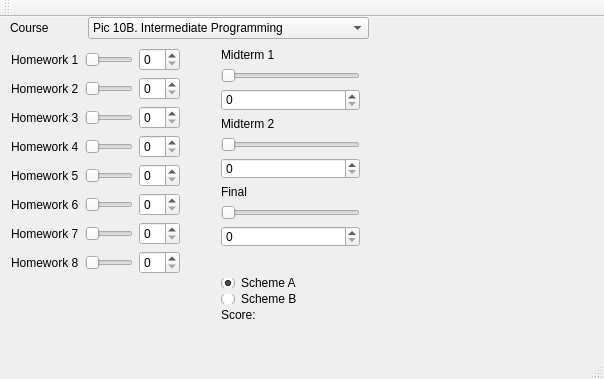
<?xml version="1.0" encoding="UTF-8"?>
<ui version="4.0">
 <class>MainWindow</class>
 <widget class="QMainWindow" name="MainWindow">
  <property name="enabled">
   <bool>true</bool>
  </property>
  <property name="geometry">
   <rect>
    <x>0</x>
    <y>0</y>
    <width>604</width>
    <height>379</height>
   </rect>
  </property>
  <property name="windowTitle">
   <string>MainWindow</string>
  </property>
  <widget class="QWidget" name="centralWidget">
   <widget class="QWidget" name="layoutWidget">
    <property name="geometry">
     <rect>
      <x>0</x>
      <y>20</y>
      <width>191</width>
      <height>253</height>
     </rect>
    </property>
    <layout class="QGridLayout" name="gridLayout_10">
     <item row="0" column="0">
      <layout class="QGridLayout" name="gridLayout_4">
       <item row="0" column="0">
        <widget class="QLabel" name="label_3">
         <property name="text">
          <string>Homework 1</string>
         </property>
        </widget>
       </item>
       <item row="0" column="3">
        <widget class="QSpinBox" name="spinBox">
         <property name="maximum">
          <number>20</number>
         </property>
        </widget>
       </item>
       <item row="0" column="1">
        <widget class="QSlider" name="horizontalSlider">
         <property name="maximum">
          <number>20</number>
         </property>
         <property name="orientation">
          <enum>Qt::Horizontal</enum>
         </property>
        </widget>
       </item>
      </layout>
     </item>
     <item row="1" column="0">
      <layout class="QGridLayout" name="gridLayout_3">
       <item row="0" column="0">
        <widget class="QLabel" name="label_4">
         <property name="text">
          <string>Homework 2</string>
         </property>
        </widget>
       </item>
       <item row="0" column="2">
        <widget class="QSpinBox" name="spinBox_2">
         <property name="maximum">
          <number>20</number>
         </property>
        </widget>
       </item>
       <item row="0" column="1">
        <widget class="QSlider" name="horizontalSlider_2">
         <property name="maximum">
          <number>20</number>
         </property>
         <property name="orientation">
          <enum>Qt::Horizontal</enum>
         </property>
        </widget>
       </item>
      </layout>
     </item>
     <item row="2" column="0">
      <layout class="QGridLayout" name="gridLayout_2">
       <item row="0" column="2">
        <widget class="QSpinBox" name="spinBox_3">
         <property name="maximum">
          <number>20</number>
         </property>
        </widget>
       </item>
       <item row="0" column="0">
        <widget class="QLabel" name="label_5">
         <property name="text">
          <string>Homework 3</string>
         </property>
        </widget>
       </item>
       <item row="0" column="1">
        <widget class="QSlider" name="horizontalSlider_3">
         <property name="maximum">
          <number>20</number>
         </property>
         <property name="orientation">
          <enum>Qt::Horizontal</enum>
         </property>
        </widget>
       </item>
      </layout>
     </item>
     <item row="3" column="0">
      <layout class="QGridLayout" name="gridLayout">
       <item row="0" column="0">
        <widget class="QLabel" name="label_6">
         <property name="text">
          <string>Homework 4</string>
         </property>
        </widget>
       </item>
       <item row="0" column="1">
        <widget class="QSlider" name="horizontalSlider_4">
         <property name="maximum">
          <number>20</number>
         </property>
         <property name="orientation">
          <enum>Qt::Horizontal</enum>
         </property>
        </widget>
       </item>
       <item row="0" column="2">
        <widget class="QSpinBox" name="spinBox_4">
         <property name="maximum">
          <number>20</number>
         </property>
        </widget>
       </item>
      </layout>
     </item>
     <item row="4" column="0">
      <layout class="QGridLayout" name="gridLayout_5">
       <item row="0" column="0">
        <widget class="QLabel" name="label_7">
         <property name="text">
          <string>Homework 5</string>
         </property>
        </widget>
       </item>
       <item row="0" column="1">
        <widget class="QSlider" name="horizontalSlider_5">
         <property name="maximum">
          <number>20</number>
         </property>
         <property name="orientation">
          <enum>Qt::Horizontal</enum>
         </property>
        </widget>
       </item>
       <item row="0" column="2">
        <widget class="QSpinBox" name="spinBox_5">
         <property name="maximum">
          <number>20</number>
         </property>
        </widget>
       </item>
      </layout>
     </item>
     <item row="5" column="0">
      <layout class="QGridLayout" name="gridLayout_6">
       <item row="0" column="0">
        <widget class="QLabel" name="label_8">
         <property name="text">
          <string>Homework 6</string>
         </property>
        </widget>
       </item>
       <item row="0" column="1">
        <widget class="QSlider" name="horizontalSlider_6">
         <property name="maximum">
          <number>20</number>
         </property>
         <property name="orientation">
          <enum>Qt::Horizontal</enum>
         </property>
        </widget>
       </item>
       <item row="0" column="2">
        <widget class="QSpinBox" name="spinBox_6">
         <property name="maximum">
          <number>20</number>
         </property>
        </widget>
       </item>
      </layout>
     </item>
     <item row="6" column="0">
      <layout class="QGridLayout" name="gridLayout_7">
       <item row="0" column="0">
        <widget class="QLabel" name="label_9">
         <property name="text">
          <string>Homework 7</string>
         </property>
        </widget>
       </item>
       <item row="0" column="1">
        <widget class="QSlider" name="horizontalSlider_7">
         <property name="maximum">
          <number>20</number>
         </property>
         <property name="orientation">
          <enum>Qt::Horizontal</enum>
         </property>
        </widget>
       </item>
       <item row="0" column="2">
        <widget class="QSpinBox" name="spinBox_7">
         <property name="maximum">
          <number>20</number>
         </property>
        </widget>
       </item>
      </layout>
     </item>
     <item row="7" column="0">
      <layout class="QGridLayout" name="gridLayout_9">
       <item row="0" column="0">
        <widget class="QLabel" name="label_10">
         <property name="text">
          <string>Homework 8</string>
         </property>
        </widget>
       </item>
       <item row="0" column="1">
        <widget class="QSlider" name="horizontalSlider_8">
         <property name="maximum">
          <number>20</number>
         </property>
         <property name="orientation">
          <enum>Qt::Horizontal</enum>
         </property>
        </widget>
       </item>
       <item row="0" column="2">
        <widget class="QSpinBox" name="spinBox_8">
         <property name="maximum">
          <number>20</number>
         </property>
        </widget>
       </item>
      </layout>
     </item>
    </layout>
   </widget>
   <widget class="QWidget" name="layoutWidget">
    <property name="geometry">
     <rect>
      <x>210</x>
      <y>20</y>
      <width>161</width>
      <height>221</height>
     </rect>
    </property>
    <layout class="QVBoxLayout" name="verticalLayout_4">
     <item>
      <layout class="QVBoxLayout" name="verticalLayout">
       <item>
        <widget class="QLabel" name="label_11">
         <property name="text">
          <string>Midterm 1</string>
         </property>
        </widget>
       </item>
       <item>
        <widget class="QSlider" name="horizontalSlider_9">
         <property name="maximum">
          <number>100</number>
         </property>
         <property name="orientation">
          <enum>Qt::Horizontal</enum>
         </property>
        </widget>
       </item>
       <item>
        <widget class="QSpinBox" name="spinBox_9">
         <property name="maximum">
          <number>100</number>
         </property>
        </widget>
       </item>
      </layout>
     </item>
     <item>
      <layout class="QVBoxLayout" name="verticalLayout_2">
       <item>
        <widget class="QLabel" name="label_12">
         <property name="text">
          <string>Midterm 2</string>
         </property>
        </widget>
       </item>
       <item>
        <widget class="QSlider" name="horizontalSlider_10">
         <property name="maximum">
          <number>100</number>
         </property>
         <property name="orientation">
          <enum>Qt::Horizontal</enum>
         </property>
        </widget>
       </item>
       <item>
        <widget class="QSpinBox" name="spinBox_10">
         <property name="maximum">
          <number>100</number>
         </property>
        </widget>
       </item>
      </layout>
     </item>
     <item>
      <layout class="QVBoxLayout" name="verticalLayout_3">
       <item>
        <widget class="QLabel" name="label_13">
         <property name="text">
          <string>Final</string>
         </property>
        </widget>
       </item>
       <item>
        <widget class="QSlider" name="horizontalSlider_11">
         <property name="maximum">
          <number>100</number>
         </property>
         <property name="orientation">
          <enum>Qt::Horizontal</enum>
         </property>
        </widget>
       </item>
       <item>
        <widget class="QSpinBox" name="spinBox_11">
         <property name="maximum">
          <number>100</number>
         </property>
        </widget>
       </item>
      </layout>
     </item>
    </layout>
   </widget>
   <widget class="QLabel" name="label">
    <property name="geometry">
     <rect>
      <x>10</x>
      <y>0</y>
      <width>61</width>
      <height>21</height>
     </rect>
    </property>
    <property name="text">
     <string>Course</string>
    </property>
   </widget>
   <widget class="QComboBox" name="comboBox">
    <property name="geometry">
     <rect>
      <x>88</x>
      <y>0</y>
      <width>281</width>
      <height>22</height>
     </rect>
    </property>
    <item>
     <property name="text">
      <string>Pic 10B. Intermediate Programming</string>
     </property>
    </item>
    <item>
     <property name="text">
      <string>Pic 10C. Advance Programming</string>
     </property>
    </item>
   </widget>
   <widget class="QWidget" name="">
    <property name="geometry">
     <rect>
      <x>210</x>
      <y>250</y>
      <width>101</width>
      <height>63</height>
     </rect>
    </property>
    <layout class="QGridLayout" name="gridLayout_11">
     <item row="0" column="0">
      <widget class="QRadioButton" name="schemeAButton">
       <property name="text">
        <string>Scheme A</string>
       </property>
       <property name="checked">
        <bool>true</bool>
       </property>
      </widget>
     </item>
     <item row="1" column="0">
      <widget class="QRadioButton" name="schemeBButton">
       <property name="text">
        <string>Scheme B</string>
       </property>
      </widget>
     </item>
     <item row="2" column="0">
      <layout class="QGridLayout" name="gridLayout_8">
       <item row="0" column="0">
        <widget class="QLabel" name="label_2">
         <property name="text">
          <string>Score:</string>
         </property>
        </widget>
       </item>
       <item row="0" column="1">
        <widget class="QLabel" name="outputLabel">
         <property name="text">
          <string/>
         </property>
        </widget>
       </item>
      </layout>
     </item>
    </layout>
   </widget>
   <zorder>layoutWidget</zorder>
   <zorder>layoutWidget</zorder>
   <zorder>layoutWidget</zorder>
   <zorder>schemeBButton</zorder>
   <zorder>schemeAButton</zorder>
   <zorder>label</zorder>
   <zorder>comboBox</zorder>
  </widget>
  <widget class="QMenuBar" name="menuBar">
   <property name="enabled">
    <bool>true</bool>
   </property>
   <property name="geometry">
    <rect>
     <x>0</x>
     <y>0</y>
     <width>604</width>
     <height>21</height>
    </rect>
   </property>
  </widget>
  <widget class="QToolBar" name="mainToolBar">
   <attribute name="toolBarArea">
    <enum>TopToolBarArea</enum>
   </attribute>
   <attribute name="toolBarBreak">
    <bool>false</bool>
   </attribute>
  </widget>
  <widget class="QStatusBar" name="statusBar"/>
 </widget>
 <layoutdefault spacing="6" margin="11"/>
 <resources/>
 <connections>
  <connection>
   <sender>horizontalSlider</sender>
   <signal>valueChanged(int)</signal>
   <receiver>spinBox</receiver>
   <slot>setValue(int)</slot>
   <hints>
    <hint type="sourcelabel">
     <x>110</x>
     <y>51</y>
    </hint>
    <hint type="destinationlabel">
     <x>172</x>
     <y>43</y>
    </hint>
   </hints>
  </connection>
  <connection>
   <sender>spinBox</sender>
   <signal>valueChanged(int)</signal>
   <receiver>horizontalSlider</receiver>
   <slot>setValue(int)</slot>
   <hints>
    <hint type="sourcelabel">
     <x>174</x>
     <y>52</y>
    </hint>
    <hint type="destinationlabel">
     <x>100</x>
     <y>50</y>
    </hint>
   </hints>
  </connection>
  <connection>
   <sender>horizontalSlider_3</sender>
   <signal>valueChanged(int)</signal>
   <receiver>spinBox_3</receiver>
   <slot>setValue(int)</slot>
   <hints>
    <hint type="sourcelabel">
     <x>139</x>
     <y>121</y>
    </hint>
    <hint type="destinationlabel">
     <x>165</x>
     <y>102</y>
    </hint>
   </hints>
  </connection>
  <connection>
   <sender>spinBox_3</sender>
   <signal>valueChanged(int)</signal>
   <receiver>horizontalSlider_3</receiver>
   <slot>setValue(int)</slot>
   <hints>
    <hint type="sourcelabel">
     <x>167</x>
     <y>111</y>
    </hint>
    <hint type="destinationlabel">
     <x>83</x>
     <y>109</y>
    </hint>
   </hints>
  </connection>
  <connection>
   <sender>horizontalSlider_2</sender>
   <signal>valueChanged(int)</signal>
   <receiver>spinBox_2</receiver>
   <slot>setValue(int)</slot>
   <hints>
    <hint type="sourcelabel">
     <x>91</x>
     <y>73</y>
    </hint>
    <hint type="destinationlabel">
     <x>159</x>
     <y>70</y>
    </hint>
   </hints>
  </connection>
  <connection>
   <sender>spinBox_2</sender>
   <signal>valueChanged(int)</signal>
   <receiver>horizontalSlider_2</receiver>
   <slot>setValue(int)</slot>
   <hints>
    <hint type="sourcelabel">
     <x>154</x>
     <y>76</y>
    </hint>
    <hint type="destinationlabel">
     <x>84</x>
     <y>79</y>
    </hint>
   </hints>
  </connection>
  <connection>
   <sender>horizontalSlider_4</sender>
   <signal>valueChanged(int)</signal>
   <receiver>spinBox_4</receiver>
   <slot>setValue(int)</slot>
   <hints>
    <hint type="sourcelabel">
     <x>114</x>
     <y>136</y>
    </hint>
    <hint type="destinationlabel">
     <x>188</x>
     <y>152</y>
    </hint>
   </hints>
  </connection>
  <connection>
   <sender>spinBox_4</sender>
   <signal>valueChanged(int)</signal>
   <receiver>horizontalSlider_4</receiver>
   <slot>setValue(int)</slot>
   <hints>
    <hint type="sourcelabel">
     <x>162</x>
     <y>138</y>
    </hint>
    <hint type="destinationlabel">
     <x>84</x>
     <y>141</y>
    </hint>
   </hints>
  </connection>
  <connection>
   <sender>horizontalSlider_8</sender>
   <signal>valueChanged(int)</signal>
   <receiver>spinBox_8</receiver>
   <slot>setValue(int)</slot>
   <hints>
    <hint type="sourcelabel">
     <x>139</x>
     <y>282</y>
    </hint>
    <hint type="destinationlabel">
     <x>188</x>
     <y>281</y>
    </hint>
   </hints>
  </connection>
  <connection>
   <sender>spinBox_8</sender>
   <signal>valueChanged(int)</signal>
   <receiver>horizontalSlider_8</receiver>
   <slot>setValue(int)</slot>
   <hints>
    <hint type="sourcelabel">
     <x>188</x>
     <y>281</y>
    </hint>
    <hint type="destinationlabel">
     <x>139</x>
     <y>282</y>
    </hint>
   </hints>
  </connection>
  <connection>
   <sender>spinBox_7</sender>
   <signal>valueChanged(int)</signal>
   <receiver>horizontalSlider_7</receiver>
   <slot>setValue(int)</slot>
   <hints>
    <hint type="sourcelabel">
     <x>188</x>
     <y>249</y>
    </hint>
    <hint type="destinationlabel">
     <x>139</x>
     <y>250</y>
    </hint>
   </hints>
  </connection>
  <connection>
   <sender>horizontalSlider_7</sender>
   <signal>valueChanged(int)</signal>
   <receiver>spinBox_7</receiver>
   <slot>setValue(int)</slot>
   <hints>
    <hint type="sourcelabel">
     <x>139</x>
     <y>250</y>
    </hint>
    <hint type="destinationlabel">
     <x>188</x>
     <y>249</y>
    </hint>
   </hints>
  </connection>
  <connection>
   <sender>spinBox_6</sender>
   <signal>valueChanged(int)</signal>
   <receiver>horizontalSlider_6</receiver>
   <slot>setValue(int)</slot>
   <hints>
    <hint type="sourcelabel">
     <x>188</x>
     <y>217</y>
    </hint>
    <hint type="destinationlabel">
     <x>121</x>
     <y>199</y>
    </hint>
   </hints>
  </connection>
  <connection>
   <sender>horizontalSlider_6</sender>
   <signal>valueChanged(int)</signal>
   <receiver>spinBox_6</receiver>
   <slot>setValue(int)</slot>
   <hints>
    <hint type="sourcelabel">
     <x>139</x>
     <y>218</y>
    </hint>
    <hint type="destinationlabel">
     <x>188</x>
     <y>217</y>
    </hint>
   </hints>
  </connection>
  <connection>
   <sender>horizontalSlider_5</sender>
   <signal>valueChanged(int)</signal>
   <receiver>spinBox_5</receiver>
   <slot>setValue(int)</slot>
   <hints>
    <hint type="sourcelabel">
     <x>139</x>
     <y>186</y>
    </hint>
    <hint type="destinationlabel">
     <x>162</x>
     <y>166</y>
    </hint>
   </hints>
  </connection>
  <connection>
   <sender>spinBox_5</sender>
   <signal>valueChanged(int)</signal>
   <receiver>horizontalSlider_5</receiver>
   <slot>setValue(int)</slot>
   <hints>
    <hint type="sourcelabel">
     <x>188</x>
     <y>185</y>
    </hint>
    <hint type="destinationlabel">
     <x>139</x>
     <y>186</y>
    </hint>
   </hints>
  </connection>
  <connection>
   <sender>horizontalSlider_9</sender>
   <signal>valueChanged(int)</signal>
   <receiver>spinBox_9</receiver>
   <slot>setValue(int)</slot>
   <hints>
    <hint type="sourcelabel">
     <x>368</x>
     <y>75</y>
    </hint>
    <hint type="destinationlabel">
     <x>365</x>
     <y>98</y>
    </hint>
   </hints>
  </connection>
  <connection>
   <sender>spinBox_9</sender>
   <signal>valueChanged(int)</signal>
   <receiver>horizontalSlider_9</receiver>
   <slot>setValue(int)</slot>
   <hints>
    <hint type="sourcelabel">
     <x>332</x>
     <y>91</y>
    </hint>
    <hint type="destinationlabel">
     <x>339</x>
     <y>74</y>
    </hint>
   </hints>
  </connection>
  <connection>
   <sender>horizontalSlider_10</sender>
   <signal>valueChanged(int)</signal>
   <receiver>spinBox_10</receiver>
   <slot>setValue(int)</slot>
   <hints>
    <hint type="sourcelabel">
     <x>297</x>
     <y>142</y>
    </hint>
    <hint type="destinationlabel">
     <x>297</x>
     <y>175</y>
    </hint>
   </hints>
  </connection>
  <connection>
   <sender>spinBox_10</sender>
   <signal>valueChanged(int)</signal>
   <receiver>horizontalSlider_10</receiver>
   <slot>setValue(int)</slot>
   <hints>
    <hint type="sourcelabel">
     <x>319</x>
     <y>171</y>
    </hint>
    <hint type="destinationlabel">
     <x>316</x>
     <y>143</y>
    </hint>
   </hints>
  </connection>
  <connection>
   <sender>horizontalSlider_11</sender>
   <signal>valueChanged(int)</signal>
   <receiver>spinBox_11</receiver>
   <slot>setValue(int)</slot>
   <hints>
    <hint type="sourcelabel">
     <x>350</x>
     <y>225</y>
    </hint>
    <hint type="destinationlabel">
     <x>352</x>
     <y>247</y>
    </hint>
   </hints>
  </connection>
  <connection>
   <sender>spinBox_11</sender>
   <signal>valueChanged(int)</signal>
   <receiver>horizontalSlider_11</receiver>
   <slot>setValue(int)</slot>
   <hints>
    <hint type="sourcelabel">
     <x>315</x>
     <y>248</y>
    </hint>
    <hint type="destinationlabel">
     <x>339</x>
     <y>225</y>
    </hint>
   </hints>
  </connection>
 </connections>
 <slots>
  <signal>valueChanged(int)</signal>
 </slots>
</ui>
